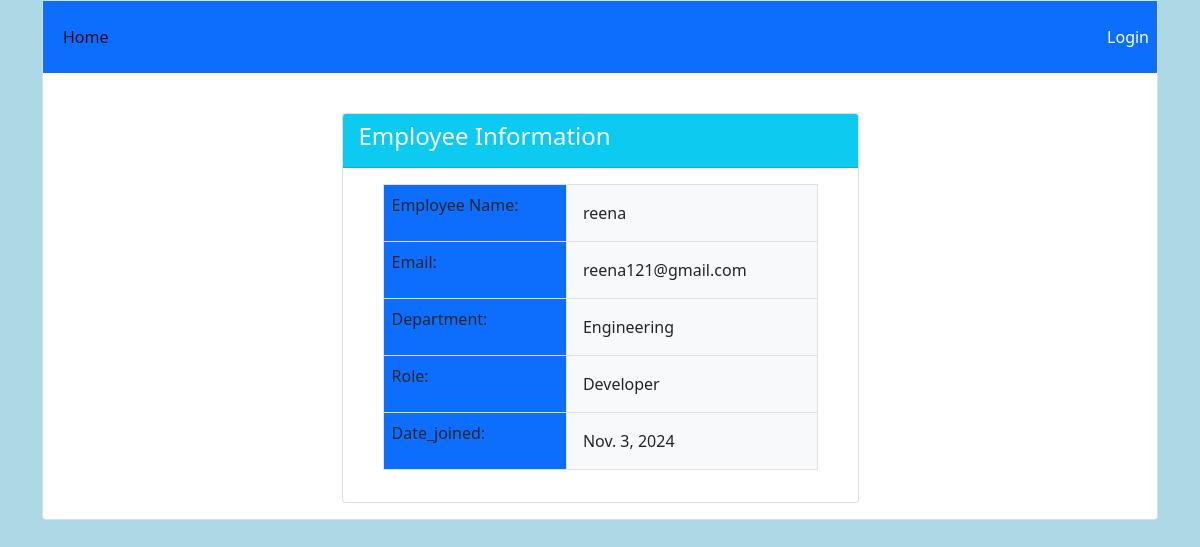
The page /emp/view/5/ on the database its author committed.
### Employees/models.py (models this page shows)
class Emp(models.Model):
    name=models.CharField(max_length=100)
    email=models.CharField(max_length=300)
    department=models.CharField(max_length=100,choices=dept_choices,default=None)
    role=models.CharField(max_length=100,choices=role_choices,default=None)
    date_joined=models.DateField(auto_now_add=True)

### Employees/views.py (the view)
# urls.py: path('view/<int:emp_id>/',views.read,name="read"),
def read(request,emp_id):
    if request.method == "POST":
        employee_ = Emp.objects.get(id=emp_id)
        form = Empform(request.POST, instance=employee_)
        if form.is_valid():
            form.save()
        return redirect("Employees:index")
    else:
        employee_ = Emp.objects.get(id=emp_id)
        form = Empform(instance=employee_)
    return render(request, "employees/viewform.html", {"form": form, "employee_": employee_})

### Employees/templates/employees/viewform.html (shortened to what this page needs)
{% extends "employees/base.html" %}
{% block body %}
<div class="container">
    <div class="row justify-content-center">
        <div class="col-md-6">
            <div class="card">
                <div class="card-header text-white bg-info">
                    <h4 class="card-title">Employee Information</h4>
                </div>
                <div class="card-body">
                    <form action="{% url 'Employees:read' employee_.id %}" method="POST">
                    <div class="container">
                        <table class="table table-bordered">
                            <tbody>
                                <tr>
                                    <td class="bg-primary">Employee Name:</td>
                                    <td class="p-3 mb-2 bg-light text-dark">{{employee_.name}}</td>
                                </tr>
                                <tr>
                                    <td class="bg-primary">Email:</td>
                                    <td class="p-3 mb-2 bg-light text-dark">{{employee_.email}}</td>
                                </tr>
                                <tr>
                                    <td class="bg-primary">Department:</td>
                                    <td class="p-3 mb-2 bg-light text-dark">{{employee_.department}}</td>
                                </tr>
                                <tr>
                                    <td class="bg-primary">Role:</td>
                                    <td class="p-3 mb-2 bg-light text-dark">{{employee_.role}}</td>
                                </tr>
                                <tr>
                                    <td class="bg-primary">Date_joined:</td>
                                    <td class="p-3 mb-2 bg-light text-dark">{{employee_.date_joined}}</td>
                                </tr>
                            </tbody>
                        </table>
                    </div>
                    </form>
                </div>
            </div>
        </div>
    </div>
</div>
{% endblock %}

### Employees/static/employees/style.css (style rules this page uses)
body { background:lightblue; }

### rows shown on the page
Emp: name "reena", email "reena121@gmail.com", department "Engineering", role "Developer", date_joined "Nov. 3, 2024"
